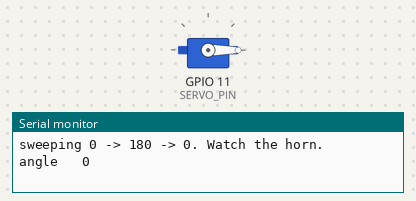
A sketch run on a simulated ESP32. Parts: servo, the last lines printed to the serial monitor.

Above: at 0.55 s.
At 2.6 s:
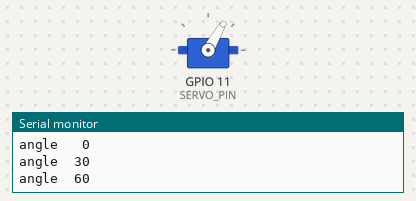
At 4.7 s:
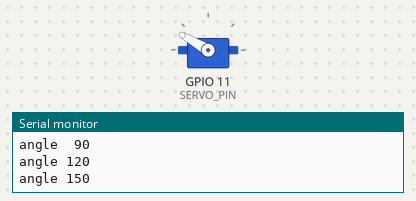
At 8.9 s:
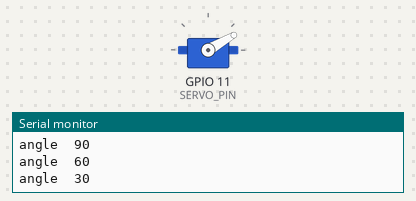
Timing chart, 0 to 11.4 s (numbered marks = the images above):
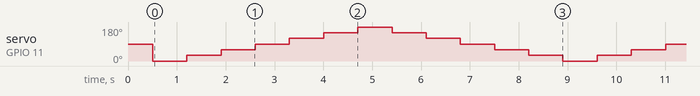

Measured:
- by itself, servo on GPIO 11 (SERVO_PIN): repeats every 8.4 s: 30° 0.70 s, 60° 0.70 s, 90° 0.70 s, 120° 0.70 s, 150° 0.70 s, 180° 0.70 s, 150° 0.70 s, 120° 0.70 s, 90° 0.70 s, 60° 0.70 s, 30° 0.70 s, 0° 0.70 s

The sketch:

servo_test.ino
```cpp
/*
  servo_test.ino — isolate ONE servo, nothing else running
  =========================================================
  Flash this to the S3 instead of the robot firmware. No cameras, no stepper,
  no actuator, no LED — so if the servo misbehaves here, it is the servo, its
  wiring, or its power, and nothing to do with the rest of the project.

  USE THE ESP32Servo LIBRARY, NOT Arduino's bundled "Servo".
    Arduino IDE -> Tools -> Manage Libraries -> search "ESP32Servo"
                   by Kevin Harrington / John K. Bennett -> Install

  Arduino's own Servo library lists avr, samd, stm32... but NOT esp32, which
  is what that warning was telling you. The copy on your machine also fails
  to compile against your core because SOC_LEDC_TIMER_BIT_WIDE_NUM was
  renamed to SOC_LEDC_TIMER_BIT_WIDTH in newer arduino-esp32 versions. Do not
  try to patch it; just use ESP32Servo, which is what the robot firmware uses.

  WIRING — a servo needs its own power, not the S3's 3.3 V:
      servo signal (orange/white) -> GPIO 11   (SERVO_PIN below)
      servo +      (red)          -> 5 V, external supply
      servo -      (brown/black)  -> that supply's ground
      supply ground -------------- S3 GND      <- REQUIRED, common reference

  A servo can pull 500 mA+ when it stalls. Powered from a weak rail it will
  twitch, buzz, or sit still while everything in software looks perfect.

  Open Serial Monitor at 115200. It prints the channel it was given and the
  angle it is commanding, so you can tell "not commanded" from "commanded but
  not moving" — which are completely different faults.
*/

#include <ESP32Servo.h>

const int SERVO_PIN = 11;    // hook servo. Use 15 to test the spool servo.
const int MIN_US    = 500;   // matches HookServo::begin in the robot firmware
const int MAX_US    = 2500;

Servo servo;
int channel = -1;

void setup() {
  Serial.begin(115200);
  delay(500);
  Serial.println("\n--- servo isolation test ---");

  // Reserve LEDC timers for the servo library, exactly as main.cpp does.
  // Without this ESP32Servo can hand out a channel something else has taken.
  ESP32PWM::allocateTimer(0);
  ESP32PWM::allocateTimer(1);

  servo.setPeriodHertz(50);              // standard hobby servo frame
  channel = servo.attach(SERVO_PIN, MIN_US, MAX_US);

  // ESP32Servo returns 0 on failure, NOT -1 — the mistake that was hiding
  // this exact problem in the robot firmware.
  if (channel <= 0) {
    Serial.printf("ATTACH FAILED on GPIO %d (returned %d)\n",
                  SERVO_PIN, channel);
    Serial.println("-> no free PWM channel, or the pin cannot output.");
    Serial.println("-> This is a SOFTWARE fault. Try another GPIO.");
    return;
  }
  Serial.printf("attached: GPIO %d, LEDC channel %d, 50 Hz, %d-%d us\n",
                SERVO_PIN, channel, MIN_US, MAX_US);
  Serial.println("sweeping 0 -> 180 -> 0. Watch the horn.\n");
}

void loop() {
  if (channel <= 0) {          // attach failed; don't pretend to sweep
    delay(1000);
    return;
  }

  // Step in 30-degree jumps with a pause, rather than a smooth sweep: a
  // discrete move is obvious even if the servo is slow, weak or juddering,
  // and the pause lets you hear whether it is straining.
  for (int a = 0; a <= 180; a += 30) {
    Serial.printf("angle %3d\n", a);
    servo.write(a);
    delay(700);
  }
  for (int a = 150; a > 0; a -= 30) {
    Serial.printf("angle %3d\n", a);
    servo.write(a);
    delay(700);
  }
}
```
